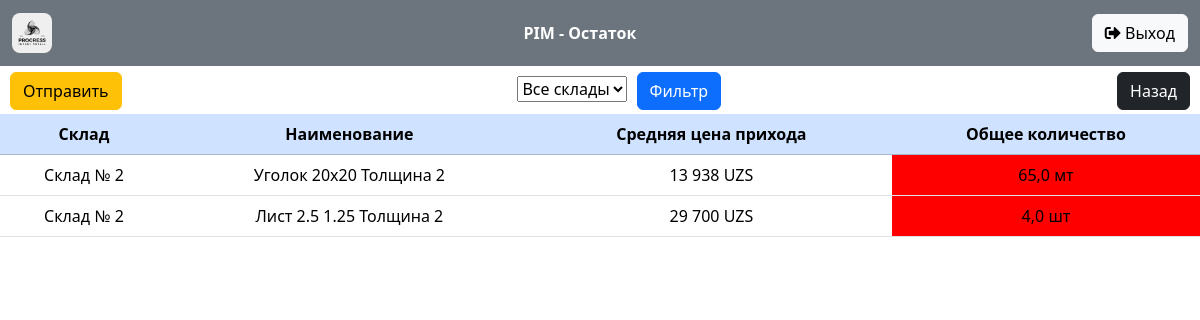
Screenshot of /leftovers/ (signed in) with the database file from the repository.
### sales/models.py (models this page shows, shortened)
class StockMaterials(models.Model):
    stock = models.ForeignKey(Stock, on_delete=models.CASCADE, verbose_name='Склад')
    material = models.ForeignKey(Materials, on_delete=models.CASCADE, verbose_name='Материал')
    quantity = models.FloatField(default=0, verbose_name='Количество', editable=False)
    avg_price = models.FloatField(default=0, verbose_name='Средняя цена', editable=False)
    class Meta:
        verbose_name = 'Материал на складе'
        verbose_name_plural = 'Материалы на складах'

class Stock(models.Model):
    name_stock = models.CharField(max_length=200, verbose_name='Название склада', unique=True)
    time_update = models.DateTimeField(auto_now=True, verbose_name='Время изменения')
    time_create = models.DateTimeField(auto_now_add=True, verbose_name='Время создания')
    users = models.ManyToManyField(User, blank=True, verbose_name='Пользователи')
    def __str__(self):
        return self.name_stock
    class Meta:
        verbose_name = 'Склад'
        verbose_name_plural = 'Склады'
        ordering = ['-time_create', 'name_stock']

class Materials(models.Model):
    UNIT_CHOICES = (
        ('кг', 'кг'),
        ('шт', 'шт'),
        ('мт', 'мт'),
    )
    name = models.CharField(max_length=100, verbose_name='Наименование')
    unit = models.CharField(max_length=5, choices=UNIT_CHOICES, verbose_name='Единицы измерения')
    remainder = models.FloatField(default=0, verbose_name='Остаток', editable=False)
    time_create = models.DateTimeField(auto_now_add=True, verbose_name='Время создания')
    time_update = models.DateTimeField(auto_now=True, verbose_name='Время изменения')
    class Meta:
        verbose_name = 'Материал'
        verbose_name_plural = 'Материалы'
        ordering = ['-time_create']

### sales/views.py (the view)
# urls.py: path('leftovers/', LeftoversView.as_view(), name='leftovers'),
class LeftoversView(LoginRequiredMixin, ListView):
    model = StockMaterials
    template_name = 'leftovers.html'
    context_object_name = 'leftovers'
    def get_queryset(self):
        user = self.request.user
        accessible_stocks = Stock.objects.filter(users=user)
        queryset = super().get_queryset().filter(quantity__gt=0, stock__in=accessible_stocks)
        form = StockFilterForm(self.request.GET, user=user)
        if form.is_valid():
            stock_filter = form.cleaned_data['stock']
            if stock_filter:
                queryset = queryset.filter(stock=stock_filter)
        return queryset
    def get_context_data(self, **kwargs):
        context = super().get_context_data(**kwargs)
        request = self.request
        context['form'] = StockFilterForm(request.GET, user=request.user)
        context['page_title'] = 'PIM - Остаток'
        return context

### sales/forms.py
class StockFilterForm(forms.Form):
    def __init__(self, *args, **kwargs):
        user = kwargs.pop('user', None)
        super(StockFilterForm, self).__init__(*args, **kwargs)
        if user:
            self.fields['stock'].queryset = Stock.objects.filter(users=user)
    stock = forms.ModelChoiceField(queryset=Stock.objects.none(), required=False, empty_label="Все склады")

### sales/templates/leftovers.html (shortened to what this page needs)
{% extends 'base.html' %}
{% load static %}
{% load humanize %}
{% load i18n %}
{% block content %}
    <div class="text-center my-5"><br>
        <div class="d-flex justify-content-between align-items-center">
            <div class="input-group">
                <div class="input-group-append">
                    <form method="post" action="{% url 'sales:send_telegram_message' %}" id="telegramForm">
                        <button type="submit" class="btn btn-warning mr-auto" style="margin-left: 10px;">Отправить
                        </button>
                    </form>
                </div>
                <form class="text-center" style="max-width: 50%; margin: 0 auto;" method="get"
                      action="{% url 'sales:leftovers' %}">
                    <div class="form-group">
                        {{ form.stock }}
                        <button type="submit" style="margin-left: 5px;" class="btn btn-primary mr-auto">Фильтр</button>
                    </div>
                </form>
            </div>
            <a href="{% url 'sales:main_menu' %}" class="btn btn-dark mr-auto" style="margin-right: 10px;">Назад</a>
        </div>
        <table class="table table-hover mt-1">
            <thead>
            <tr>
                <th class="table-primary text-center"><strong>Склад</strong></th>
                <th class="table-primary text-center"><strong>Наименование</strong></th>
                <th class="table-primary text-center"><strong>Средняя цена прихода</strong></th>
                <th class="table-primary text-center"><strong>Общее количество</strong></th>
            </tr>
            </thead>
            <tbody>
            {% for leftover in leftovers %}
                <tr>
                    <td class="text-center">{{ leftover.stock.name_stock }}</td>
                    <td class="text-center"
                        data-stock="{{ leftover.stock.name_stock }}"
                        data-name="{{ leftover.material.name }}"
                        data-unit="{{ leftover.material.unit }}"
                        data-quantity="{{ leftover.quantity }}">
                        {{ leftover.material.name }}
                    </td>
                    <td class="text-center">{{ leftover.avg_price|default:"N/A"|floatformat:0|intcomma }} UZS</td>
                    <td class="text-center"
                        style="background-color:
                                {% if leftover.material.unit == 'шт' %}
                                    {% if leftover.quantity <= 5 %}
                                        red;,
                                    {% elif leftover.quantity > 5 and leftover.quantity <= 20 %}
                                        yellow;,
                                    {% else %}
                                        green;,
                                    {% endif %}
                                {% elif leftover.material.unit == 'мт' %}
                                    {% if leftover.quantity <= 100 %}
                                        red;,
                                    {% elif leftover.quantity > 100 and leftover.quantity <= 450 %}
                                        yellow;,
                                    {% else %}
                                        green;
                                    {% endif %}
                                {% endif %}; color: black;">
                        {{ leftover.quantity|floatformat:1|intcomma }} {{ leftover.material.unit }}
                    </td>
                </tr>
            {% endfor %}
            </tbody>
        </table>
    </div>
{% endblock %}

### templates/base.html (shortened to what this page needs)
{% load static %}
<!DOCTYPE html>
<html lang="en">
<head>
    <link href="https://cdn.jsdelivr.net/npm/bootstrap@5.3.1/dist/css/bootstrap.min.css" rel="stylesheet"
>
    <link rel="stylesheet" href="https://cdnjs.cloudflare.com/ajax/libs/font-awesome/5.15.3/css/all.min.css">
</head>
<body>
<nav1 class="navbar navbar-dark bg-secondary fixed-top">
    <div class="container-fluid">
        <a class="navbar-brand" href="{% url 'sales:main_menu' %}">
            <img src="{% static 'images/PMI.png' %}" alt="Progress Invest Metall" width="40" class="rounded-3">
        </a>
        <span>{{ page_title }}</span>
        <div class="d-flex">
            <a href="{% url 'sales:logout' %}" class="btn btn-light">
                <i class="fas fa-sign-out-alt"></i> Выход
            </a>
        </div>
    </div>
</nav1>
{% block content %}{% endblock content %}
</body>
</html>

### templates/base.html (style rules this page uses)
span { font-weight: bold; color: white; }

### rows the page displays
StockMaterials: stock.name_stock "Склад № 2", material.name "Уголок 20x20 Толщина 2", avg_price "13 938", quantity "65,0", material.unit "мт"
StockMaterials: stock.name_stock "Склад № 2", material.name "Лист 2.5 1.25 Толщина 2", avg_price "29 700", quantity "4,0", material.unit "шт"

### other values shown
{{ page_title }} "PIM - Остаток"
